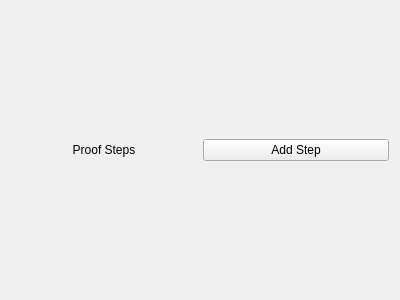
<?xml version="1.0" encoding="UTF-8"?>
<ui version="4.0">
 <class>MainWindow</class>
 <widget class="QMainWindow" name="MainWindow">
  <property name="geometry">
   <rect>
    <x>0</x>
    <y>0</y>
    <width>400</width>
    <height>300</height>
   </rect>
  </property>
  <property name="windowTitle">
   <string>MainWindow</string>
  </property>
  <widget class="QWidget" name="centralWidget">
   <layout class="QGridLayout" name="gridLayout_2">
    <item row="0" column="0">
     <layout class="QGridLayout" name="gridLayout">
      <item row="0" column="0">
       <widget class="QLabel" name="label">
        <property name="text">
         <string>Proof Steps</string>
        </property>
        <property name="alignment">
         <set>Qt::AlignCenter</set>
        </property>
       </widget>
      </item>
      <item row="0" column="1">
       <widget class="QPushButton" name="pushButton">
        <property name="text">
         <string>Add Step</string>
        </property>
       </widget>
      </item>
      <item row="1" column="0" colspan="2">
       <layout class="QGridLayout" name="containerArea"/>
      </item>
     </layout>
    </item>
   </layout>
  </widget>
 </widget>
 <layoutdefault spacing="6" margin="11"/>
 <resources/>
 <connections/>
</ui>
